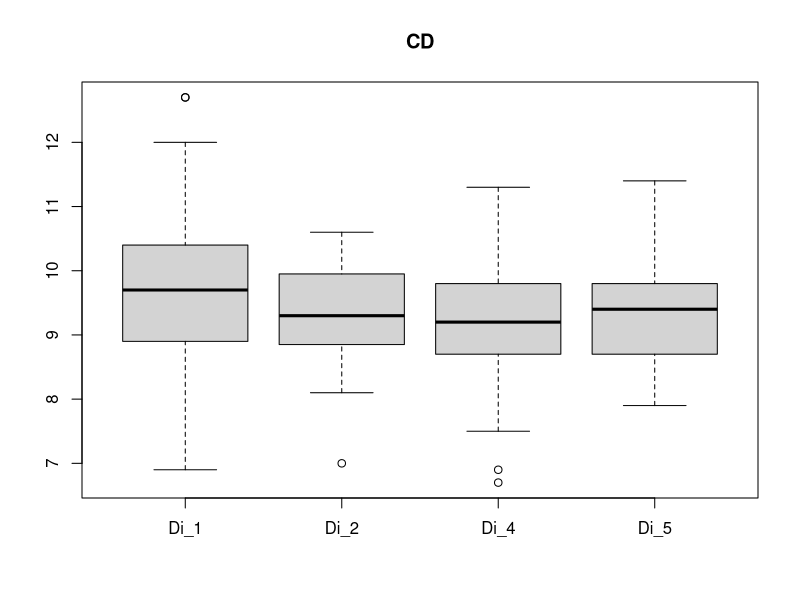

Generate this figure with R:
Di_1 <- c(11.0,11.8,11.8,10.5,9.2,10.3,8.6,10.4,10.4,8.3,9.1,8.6,9.7,9.3,8.3,10.2,9.2,9.6,10.9,10.2,9.8,12.7,10.6,9.4,8.9,6.9,12.0,9.4,8.5,10.3,11.1,9.4,9.7,10.1,10.0,8.8,8.9,9.1,8.8,8.7,8.9,12.7,9.4,8.5,10.2,11.6,8.8,9.9,9.9,11.3)
Di_2 <- c(9.0,9.2,9.1,9.1,8.6,8.2,10.2,9.9,8.7,10.1,8.1,10.6,9.2,8.9,8.8,9.5,10.0,10.4,9.1,9.6,10.0,9.5,9.8,9.6,9.7,8.6,8.4,10.5,9.0,8.2,10.0,9.2,8.5,10.2,9.6,9.3,8.4,7.0,10.1,9.3,10.1,9.4,8.9,9.6,8.5,9.3,10.4,8.5,9.4,10.1,9.7)
Di_4 <- c(8.8,8.0,9.6,9.3,10.5,11.0,9.8,6.7,10.2,10.4,8.9,8.7,6.9,8.5,8.0,8.0,7.5,9.1,9.5,9.8,8.3,10.9,9.0,9.8,9.2,11.3,8.3,8.9,8.9,8.0,9.9,9.5,9.1,9.5,10.6,9.1,10.8,8.9,9.2,7.7,8.4,9.8,9.3,9.3,10.0,9.7,8.7,8.9,8.5,10.0,9.9,9.3,9.1,9.6)
Di_5 <- c(8.6,10.7,7.9,9.2,10.3,9.6,9.9,8.9,9.5,9.7,8.6,8.1,11.4,8.7,9.7,8.7,9.6,10.0,9.3,9.0)
svg(filename = 'morpho_data/boxplotCD.svg')
boxplot(Di_1, Di_2, Di_4, Di_5, names = c('Di_1', 'Di_2', 'Di_4', 'Di_5'), main = 'CD')
dev.off()
